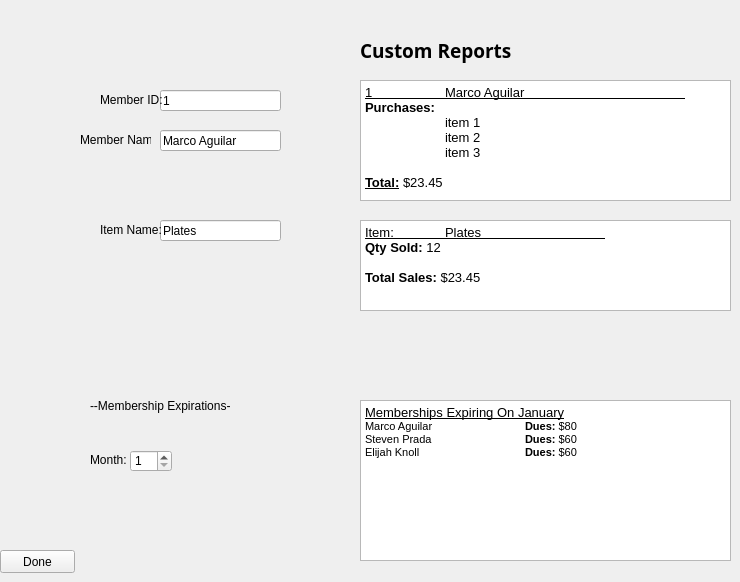
    <widget class="QWidget" name="CustomReportPage_13">
     <widget class="QLabel" name="label_7">
      <property name="geometry">
       <rect>
        <x>360</x>
        <y>10</y>
        <width>171</width>
        <height>81</height>
       </rect>
      </property>
      <property name="font">
       <font>
        <family>Arial Black</family>
        <pointsize>14</pointsize>
        <weight>75</weight>
        <bold>true</bold>
       </font>
      </property>
      <property name="text">
       <string>Custom Reports</string>
      </property>
     </widget>
     <widget class="QLineEdit" name="lineEdit_memberId">
      <property name="geometry">
       <rect>
        <x>160</x>
        <y>90</y>
        <width>121</width>
        <height>21</height>
       </rect>
      </property>
      <property name="text">
       <string>1</string>
      </property>
     </widget>
     <widget class="QLabel" name="label_memberId">
      <property name="geometry">
       <rect>
        <x>100</x>
        <y>90</y>
        <width>71</width>
        <height>20</height>
       </rect>
      </property>
      <property name="text">
       <string>Member ID:</string>
      </property>
     </widget>
     <widget class="QLineEdit" name="lineEdit_memberName">
      <property name="geometry">
       <rect>
        <x>160</x>
        <y>130</y>
        <width>121</width>
        <height>21</height>
       </rect>
      </property>
      <property name="text">
       <string>Marco Aguilar</string>
      </property>
     </widget>
     <widget class="QLabel" name="label_memberName">
      <property name="geometry">
       <rect>
        <x>80</x>
        <y>130</y>
        <width>71</width>
        <height>20</height>
       </rect>
      </property>
      <property name="text">
       <string>Member Name:</string>
      </property>
     </widget>
     <widget class="QTextBrowser" name="textBrowser_MemberPurchases">
      <property name="geometry">
       <rect>
        <x>360</x>
        <y>80</y>
        <width>371</width>
        <height>121</height>
       </rect>
      </property>
      <property name="html">
       <string>&lt;!DOCTYPE HTML PUBLIC &quot;-//W3C//DTD HTML 4.0//EN&quot; &quot;http://www.w3.org/TR/REC-html40/strict.dtd&quot;&gt;
&lt;html&gt;&lt;head&gt;&lt;meta name=&quot;qrichtext&quot; content=&quot;1&quot; /&gt;&lt;style type=&quot;text/css&quot;&gt;
p, li { white-space: pre-wrap; }
&lt;/style&gt;&lt;/head&gt;&lt;body style=&quot; font-family:'.SF NS Text'; font-size:13pt; font-weight:400; font-style:normal;&quot;&gt;
&lt;p style=&quot; margin-top:0px; margin-bottom:0px; margin-left:0px; margin-right:0px; -qt-block-indent:0; text-indent:0px;&quot;&gt;&lt;span style=&quot; font-family:'MS Shell Dlg 2'; font-size:10pt; text-decoration: underline;&quot;&gt;1	Marco Aguilar		&lt;/span&gt;&lt;/p&gt;
&lt;p style=&quot; margin-top:0px; margin-bottom:0px; margin-left:0px; margin-right:0px; -qt-block-indent:0; text-indent:0px;&quot;&gt;&lt;span style=&quot; font-family:'MS Shell Dlg 2'; font-size:10pt; font-weight:600;&quot;&gt;Purchases:&lt;/span&gt;&lt;/p&gt;
&lt;p style=&quot; margin-top:0px; margin-bottom:0px; margin-left:0px; margin-right:0px; -qt-block-indent:0; text-indent:0px;&quot;&gt;&lt;span style=&quot; font-family:'MS Shell Dlg 2'; font-size:10pt;&quot;&gt;	item 1&lt;/span&gt;&lt;/p&gt;
&lt;p style=&quot; margin-top:0px; margin-bottom:0px; margin-left:0px; margin-right:0px; -qt-block-indent:0; text-indent:0px;&quot;&gt;&lt;span style=&quot; font-family:'MS Shell Dlg 2'; font-size:10pt;&quot;&gt;	item 2&lt;/span&gt;&lt;/p&gt;
&lt;p style=&quot; margin-top:0px; margin-bottom:0px; margin-left:0px; margin-right:0px; -qt-block-indent:0; text-indent:0px;&quot;&gt;&lt;span style=&quot; font-family:'MS Shell Dlg 2'; font-size:10pt;&quot;&gt;	item 3&lt;/span&gt;&lt;/p&gt;
&lt;p style=&quot;-qt-paragraph-type:empty; margin-top:0px; margin-bottom:0px; margin-left:0px; margin-right:0px; -qt-block-indent:0; text-indent:0px; font-family:'MS Shell Dlg 2'; font-size:10pt;&quot;&gt;&lt;br /&gt;&lt;/p&gt;
&lt;p style=&quot; margin-top:0px; margin-bottom:0px; margin-left:0px; margin-right:0px; -qt-block-indent:0; text-indent:0px;&quot;&gt;&lt;span style=&quot; font-family:'MS Shell Dlg 2'; font-size:10pt; font-weight:600; text-decoration: underline;&quot;&gt;Total:&lt;/span&gt;&lt;span style=&quot; font-family:'MS Shell Dlg 2'; font-size:10pt;&quot;&gt; $23.45&lt;/span&gt;&lt;/p&gt;&lt;/body&gt;&lt;/html&gt;</string>
      </property>
     </widget>
     <widget class="QLineEdit" name="lineEdit_itemName">
      <property name="geometry">
       <rect>
        <x>160</x>
        <y>220</y>
        <width>121</width>
        <height>21</height>
       </rect>
      </property>
      <property name="text">
       <string>Plates</string>
      </property>
     </widget>
     <widget class="QLabel" name="label_itemName">
      <property name="geometry">
       <rect>
        <x>100</x>
        <y>220</y>
        <width>71</width>
        <height>20</height>
       </rect>
      </property>
      <property name="text">
       <string>Item Name:</string>
      </property>
     </widget>
     <widget class="QTextBrowser" name="textBrowser_ItemSales">
      <property name="geometry">
       <rect>
        <x>360</x>
        <y>220</y>
        <width>371</width>
        <height>91</height>
       </rect>
      </property>
      <property name="html">
       <string>&lt;!DOCTYPE HTML PUBLIC &quot;-//W3C//DTD HTML 4.0//EN&quot; &quot;http://www.w3.org/TR/REC-html40/strict.dtd&quot;&gt;
&lt;html&gt;&lt;head&gt;&lt;meta name=&quot;qrichtext&quot; content=&quot;1&quot; /&gt;&lt;style type=&quot;text/css&quot;&gt;
p, li { white-space: pre-wrap; }
&lt;/style&gt;&lt;/head&gt;&lt;body style=&quot; font-family:'.SF NS Text'; font-size:13pt; font-weight:400; font-style:normal;&quot;&gt;
&lt;p style=&quot; margin-top:0px; margin-bottom:0px; margin-left:0px; margin-right:0px; -qt-block-indent:0; text-indent:0px;&quot;&gt;&lt;span style=&quot; font-family:'MS Shell Dlg 2'; font-size:10pt; text-decoration: underline;&quot;&gt;Item:	Plates		&lt;/span&gt;&lt;/p&gt;
&lt;p style=&quot; margin-top:0px; margin-bottom:0px; margin-left:0px; margin-right:0px; -qt-block-indent:0; text-indent:0px;&quot;&gt;&lt;span style=&quot; font-family:'MS Shell Dlg 2'; font-size:10pt; font-weight:600;&quot;&gt;Qty Sold: &lt;/span&gt;&lt;span style=&quot; font-family:'MS Shell Dlg 2'; font-size:10pt;&quot;&gt;12&lt;/span&gt;&lt;/p&gt;
&lt;p style=&quot;-qt-paragraph-type:empty; margin-top:0px; margin-bottom:0px; margin-left:0px; margin-right:0px; -qt-block-indent:0; text-indent:0px; font-family:'MS Shell Dlg 2'; font-size:10pt;&quot;&gt;&lt;br /&gt;&lt;/p&gt;
&lt;p style=&quot; margin-top:0px; margin-bottom:0px; margin-left:0px; margin-right:0px; -qt-block-indent:0; text-indent:0px;&quot;&gt;&lt;span style=&quot; font-family:'MS Shell Dlg 2'; font-size:10pt; font-weight:600;&quot;&gt;Total Sales:&lt;/span&gt;&lt;span style=&quot; font-family:'MS Shell Dlg 2'; font-size:10pt;&quot;&gt; $23.45&lt;/span&gt;&lt;/p&gt;&lt;/body&gt;&lt;/html&gt;</string>
      </property>
     </widget>
     <widget class="QLabel" name="label_memberExpirations">
      <property name="geometry">
       <rect>
        <x>90</x>
        <y>380</y>
        <width>141</width>
        <height>51</height>
       </rect>
      </property>
      <property name="text">
       <string>--Membership Expirations--</string>
      </property>
     </widget>
     <widget class="QLabel" name="label_month">
      <property name="geometry">
       <rect>
        <x>90</x>
        <y>450</y>
        <width>71</width>
        <height>20</height>
       </rect>
      </property>
      <property name="text">
       <string>Month:</string>
      </property>
     </widget>
     <widget class="QSpinBox" name="spinBox_month">
      <property name="geometry">
       <rect>
        <x>130</x>
        <y>450</y>
        <width>42</width>
        <height>22</height>
       </rect>
      </property>
      <property name="minimum">
       <number>1</number>
      </property>
      <property name="maximum">
       <number>12</number>
      </property>
     </widget>
     <widget class="QTextBrowser" name="textBrowser_ItemSales_2">
      <property name="geometry">
       <rect>
        <x>360</x>
        <y>400</y>
        <width>371</width>
        <height>161</height>
       </rect>
      </property>
      <property name="html">
       <string>&lt;!DOCTYPE HTML PUBLIC &quot;-//W3C//DTD HTML 4.0//EN&quot; &quot;http://www.w3.org/TR/REC-html40/strict.dtd&quot;&gt;
&lt;html&gt;&lt;head&gt;&lt;meta name=&quot;qrichtext&quot; content=&quot;1&quot; /&gt;&lt;style type=&quot;text/css&quot;&gt;
p, li { white-space: pre-wrap; }
&lt;/style&gt;&lt;/head&gt;&lt;body style=&quot; font-family:'.SF NS Text'; font-size:13pt; font-weight:400; font-style:normal;&quot;&gt;
&lt;p style=&quot; margin-top:0px; margin-bottom:0px; margin-left:0px; margin-right:0px; -qt-block-indent:0; text-indent:0px;&quot;&gt;&lt;span style=&quot; font-family:'MS Shell Dlg 2'; font-size:10pt; text-decoration: underline;&quot;&gt;Memberships Expiring On January&lt;/span&gt;&lt;/p&gt;
&lt;p style=&quot; margin-top:0px; margin-bottom:0px; margin-left:0px; margin-right:0px; -qt-block-indent:0; text-indent:0px;&quot;&gt;&lt;span style=&quot; font-family:'MS Shell Dlg 2'; font-size:8.25pt;&quot;&gt;Marco Aguilar		&lt;/span&gt;&lt;span style=&quot; font-family:'MS Shell Dlg 2'; font-size:8.25pt; font-weight:600;&quot;&gt;Dues:&lt;/span&gt;&lt;span style=&quot; font-family:'MS Shell Dlg 2'; font-size:8.25pt;&quot;&gt; $80&lt;/span&gt;&lt;/p&gt;
&lt;p style=&quot; margin-top:0px; margin-bottom:0px; margin-left:0px; margin-right:0px; -qt-block-indent:0; text-indent:0px;&quot;&gt;&lt;span style=&quot; font-family:'MS Shell Dlg 2'; font-size:8.25pt;&quot;&gt;Steven Prada		&lt;/span&gt;&lt;span style=&quot; font-family:'MS Shell Dlg 2'; font-size:8.25pt; font-weight:600;&quot;&gt;Dues:&lt;/span&gt;&lt;span style=&quot; font-family:'MS Shell Dlg 2'; font-size:8.25pt;&quot;&gt; $60&lt;/span&gt;&lt;/p&gt;
&lt;p style=&quot; margin-top:0px; margin-bottom:0px; margin-left:0px; margin-right:0px; -qt-block-indent:0; text-indent:0px;&quot;&gt;&lt;span style=&quot; font-family:'MS Shell Dlg 2'; font-size:8.25pt;&quot;&gt;Elijah Knoll		&lt;/span&gt;&lt;span style=&quot; font-family:'MS Shell Dlg 2'; font-size:8.25pt; font-weight:600;&quot;&gt;Dues:&lt;/span&gt;&lt;span style=&quot; font-family:'MS Shell Dlg 2'; font-size:8.25pt;&quot;&gt; $60&lt;/span&gt;&lt;/p&gt;&lt;/body&gt;&lt;/html&gt;</string>
      </property>
     </widget>
     <widget class="QPushButton" name="pushButton_3">
      <property name="geometry">
       <rect>
        <x>0</x>
        <y>550</y>
        <width>75</width>
        <height>23</height>
       </rect>
      </property>
      <property name="text">
       <string>Done</string>
      </property>
     </widget>
    </widget>
